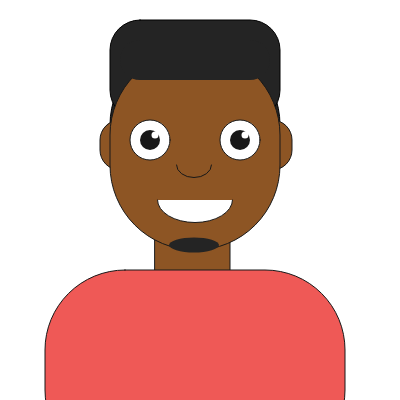
Frame 1 (no input)
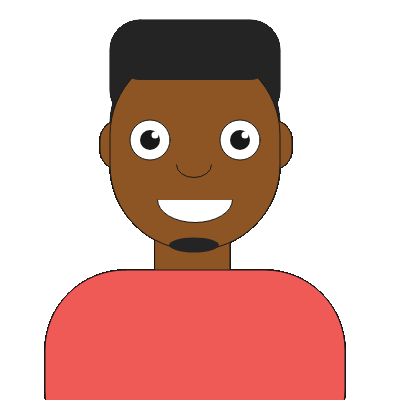
Frame 60 (no input)
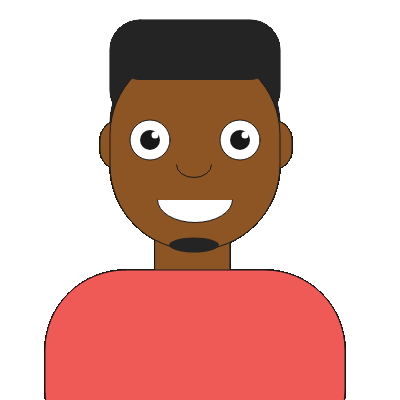
Frame 120 (the mouse pressed at the canvas centre since frame 60)

The p5.js sketch that drew these frames (run headless with seeded random() and noise() and a simulated clock; from frame 60 on, the mouse is pressed at the canvas centre):

// p5.js sketch
// ── sketch.js
function setup() {
  createCanvas(400, 400);
  var cnv = createCanvas(400, 400);
  var x = (windowWidth - width) / 2;
  var y = (windowHeight - height) / 2;
// cnv.position(x, y);
  background(255, 255, 255);

}

function draw() {
//hair
  var hairColor = color("#242424");
  var hairY = 170;
fill(hairColor);
rect(110, 40, 170,200, 90);
rect(110, 20, 170,100, 30);


//ears
var skinColor = color(141, 85, 36);
var earSize = 20;
var earY = 120;
stroke(24);
fill(skinColor);
rect(100, 120, 50,50, 20);
rect(242, 120, 50,50, 20);

//neck
var neckHeight = 80;
stroke(24);
fill(skinColor);
rect(155, 200, 75, 80);

//torso
stroke(24);
fill(239, 89, 86);
rect(45, 270, 300,200, 80);

//head
var headSize = 90;
stroke(24);
fill(141, 85, 36);
rect(110, 50, 170,200, 90);

//hairline
noStroke();
fill(hairColor);
rect(120, 40, 150,40, 75)

//eyes
var eyeSize = 40;
fill(255, 255, 255);
var eyeY = 140;
stroke(24);
ellipse(150, 140, 40, 40); // left eye
ellipse(240, 140, 40, 40); // right eye

//pupils
var pupilSize = 20;
pupilY = 140;
fill(24);
noStroke();
ellipse(150, 140, 20, 20);
ellipse(240, 140, 20, 20);

// glair
var glairY = 135;
fill(255,255, 255)
ellipse(155, 135, 7, 7);
ellipse(245, 135, 7, 7);

//mouth
var white = color(255,255,255);
stroke(24);
fill(white);
arc(195, 200, 75, 45, TWO_PI, PI);

//mouth
stroke(24);
noFill()
arc(194, 165, 35, 25, TWO_PI, PI);

// Beard
noStroke();
fill(hairColor);
ellipse(194, 245, 50,15);

}

// ── style.css
html {
  height: 100%;
}
body {
  background-color: #0984e3;
  padding: 0;
  margin: 0;

}

canvas {
  display: block;
  margin: 0 auto;

}

h1 {
  font-size: 36px;
  font-family: "open sans";
  color: white;
  text-align: center;
  padding-bottom: 20px;
}

img {
  width: 120px;
  height: 100px;
  margin-left: auto;
  margin-right: auto;
  padding-bottom: 20px;
  border-radius: 50%;
  display: block;

}

ul {
  list-style: none;
  text-align: center;
}

ul li {
  font-family:"Avenir-Medium";
  font-size: 14px;
  display: inline;
  padding: 20px;
}

li a {
  color: white;
  text-decoration: none;
}

a:hover {
  color: #fd5c63;
}

.jscontainer {
  height: 800px;
  width: 800px;
  background-color: #242424;
  margin-left: auto;
  margin-right: auto;
  display: block;
}
